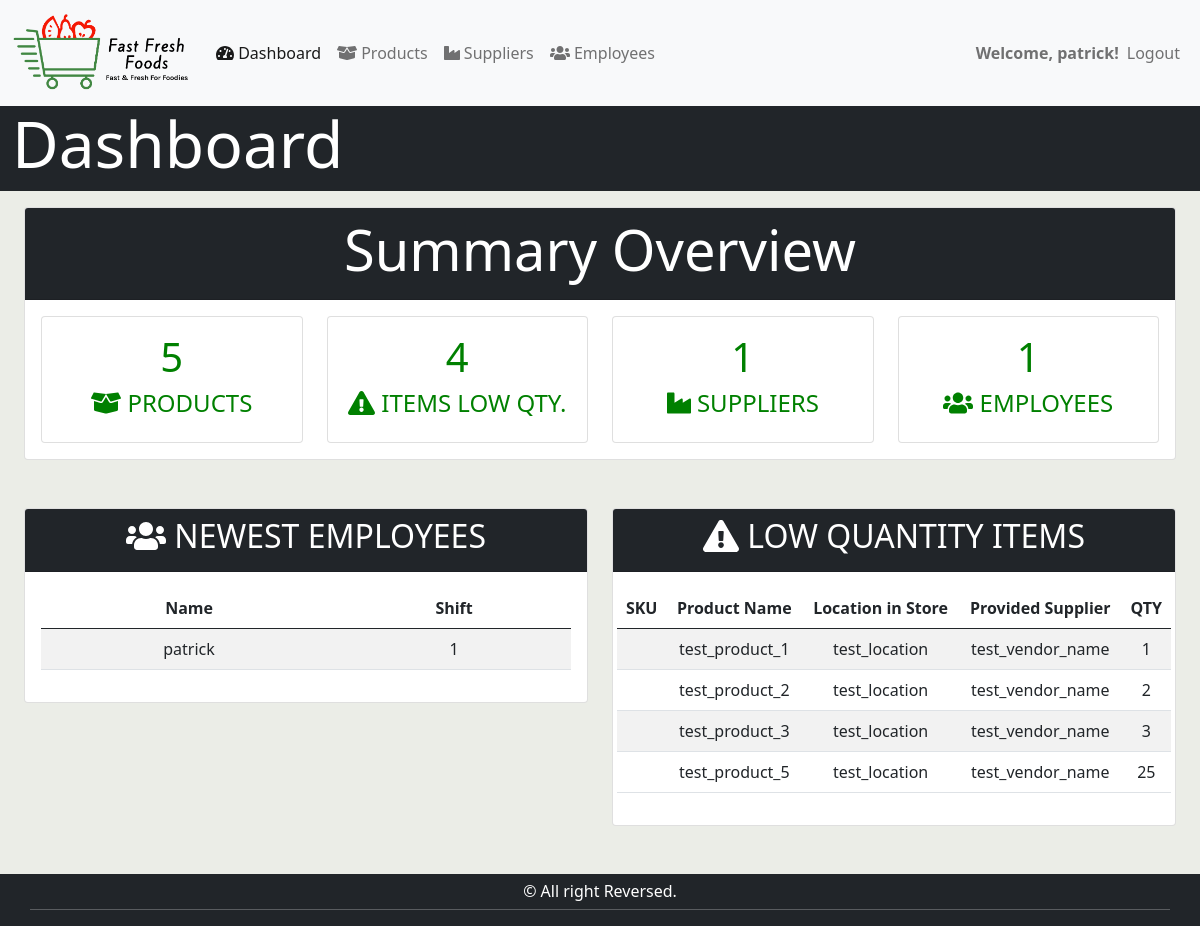
The app's page /views/dashboard.php (signed in), older data.
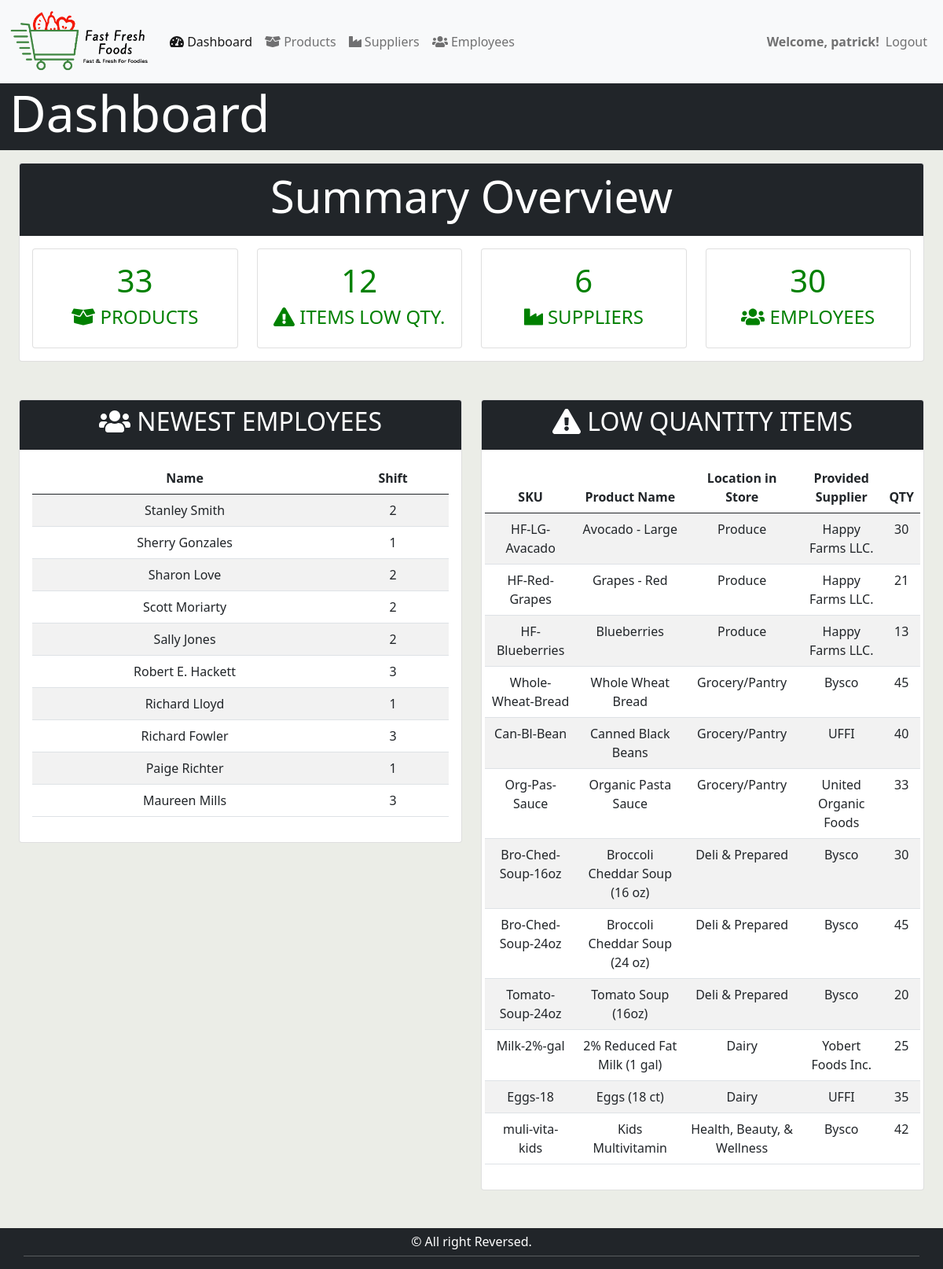
The same page, newer data.
### tables this page shows
CREATE TABLE `employees` (
  `ID` int(11) NOT NULL,
  `employee_name` varchar(50) NOT NULL,
  `employee_shift` int(11) NOT NULL,
  `employee_position` int(11) NOT NULL
);

CREATE TABLE `products` (
  `ID` int(11) NOT NULL,
  `SKU` varchar(255) NOT NULL,
  `product_name` varchar(50) NOT NULL,
  `product_location` int(11) NOT NULL,
  `product_vendor` int(11) NOT NULL,
  `product_quant` int(11) NOT NULL
);

CREATE TABLE `store_locations` (
  `ID` int(11) NOT NULL,
  `location_name` varchar(50) NOT NULL
);

CREATE TABLE `vendors` (
  `ID` int(11) NOT NULL,
  `vendor_name` varchar(50) NOT NULL,
  `vendor_address` varchar(50) NOT NULL,
  `vendor_representative` varchar(50) NOT NULL,
  `vendor_representative_phone` varchar(50) NOT NULL
);

### views/dashboard.php (the view, shortened to what the changed rows need)
<?php
if (isset($_SESSION["sessionID"])) {
    require "../controller/Database.ref.php"; ?>
<?php require "template/header.php"; ?>
<section role="main" class="container-fluid mt-3 mb-5">
    <div class="container-fluid">
        <div class="row">
            <div class="col-md-12">
                <div class="card text-center mb-5" style="color: green;">
                    <div class="card-header bg-dark text-white">
                        <h1 class="display-4">Summary Overview</h1>
                    </div>
                    <div class="card-body">
                        <div class="row">
                            <div class="col-sm-3">
                                <div class="card text-center">
                                    <div class="card-body">
                                        <?php
                                            $ProductQuery = "SELECT * FROM products";
                                            $ProductResult = mysqli_query($connection, $ProductQuery);
                                            $ProductNum = mysqli_num_rows($ProductResult); ?>
                                        <h3 class="display-6"><?php echo $ProductNum ?></h3>
                                        <h4><i class="fas fa-box-open"></i> PRODUCTS</h4>
                                    </div>
                                </div>
                            </div>
                            <div class="col-sm-3">
                                <div class="card text-center">
                                    <div class="card-body">
                                        <?php
                                            $LowProductQuery = "SELECT * FROM products WHERE product_quant <= 45";
                                            $LowProductResult = mysqli_query($connection, $LowProductQuery);
                                            $LowProductNum = mysqli_num_rows($LowProductResult); ?>
                                        <h3 class="display-6"><?php echo $LowProductNum ?></h3>
                                        <h4><i class="fas fa-exclamation-triangle"></i> ITEMS LOW QTY.</h4>
                                    </div>
                                </div>
                            </div>
                            <div class="col-sm-3">
                                <div class="card text-center">
                                    <div class="card-body">
                                        <?php
                                            $VendorQuery = "SELECT * FROM vendors";
                                            $VendorResult = mysqli_query($connection, $VendorQuery);
                                            $VendorNum = mysqli_num_rows($VendorResult); ?>
                                        <h3 class="display-6"><?php echo $VendorNum ?></h3>
                                        <h4><i class="fas fa-industry"></i> SUPPLIERS</h4>
                                    </div>
                                </div>
                            </div>
                            <div class="col-sm-3">
                                <div class="card text-center">
                                    <div class="card-body">
                                        <?php
                                            $EmployeeQuery = "SELECT * FROM employees";
                                            $EmployeeResult = mysqli_query($connection, $EmployeeQuery);
                                            $EmployeeNum = mysqli_num_rows($EmployeeResult); ?>
                                        <h3 class="display-6"><?php echo $EmployeeNum ?></h3>
                                        <h4><i class="fas fa-users"></i> EMPLOYEES</h4>
                                    </div>
                                </div>
                            </div>
                        </div>
                    </div>
                </div>
            </div>
            <div class="col-md-6">
                <div class="card text-center">
                    <div class="card-header bg-dark text-white">
                        <h2><i class="fas fa-users"></i> NEWEST EMPLOYEES</h3>
                    </div>
                    <div class="card-body">
                        <div class="row">
                            <div class="table-responsive-md">
                                <table id="employeeTable" class="table table-hover table-striped">
                                    <thead>
                                        <tr>
                                            <th scope="col">Name</th>
                                            <th scope="col">Shift</th>
                                        </tr>
                                    </thead>
                                    <tbody>
                                        <?php
                                            $join = "SELECT employees.employee_name, employees.employee_shift FROM employees
                                            ORDER BY employees.employee_name DESC LIMIT 10";
                                            $result = mysqli_query($connection, $join);
                                            if ($result) {
                                                if (mysqli_num_rows($result) > 0) {
                                                    while ($employee = mysqli_fetch_assoc($result)) {
                                            ?>
                                        <tr>
                                            <td><?php echo $employee['employee_name'] ?></td>
                                            <td><?php echo $employee['employee_shift'] ?></td>
                                        </tr>
                                        <?php
                                                    }
                                                }
                                            }
                                            ?>
                                    </tbody>
                                </table>
                            </div>
                        </div>
                    </div>
                </div>
            </div>
            <div class="col-md-6">
                <div class="card text-center">
                    <div class="card-header bg-dark text-white">
                        <h2><i class="fas fa-exclamation-triangle"></i> LOW QUANTITY ITEMS</h3>
                    </div>
                    <div class="card-body">
                        <div class="row">
                            <table id="productTable" class="table table-hover table-striped">
                                <thead>
                                    <tr>
                                        <th scope="col">SKU</th>
                                        <th scope="col">Product Name</th>
                                        <th scope="col">Location in Store</th>
                                        <th scope="col">Provided Supplier</th>
                                        <th scope="col">QTY</th>
                                    </tr>
                                </thead>
                                <tbody>
                                    <?php
                                        $join = "SELECT products.SKU, products.product_name, products.product_quant, store_locations.location_name, vendors.vendor_name
                                FROM products
                                INNER JOIN store_locations ON products.product_location = store_locations.ID
                                INNER JOIN vendors ON products.product_vendor = vendors.ID
                                WHERE products.product_quant <=45";
                                        $result = mysqli_query($connection, $join);
                                        if ($result) {
                                            if (mysqli_num_rows($result) > 0) {
                                                while ($product = mysqli_fetch_assoc($result)) {
                                        ?>
                                    <tr>
                                        <td><?php echo $product['SKU'] ?></td>
                                        <td><?php echo $product['product_name'] ?></td>
                                        <td><?php echo $product['location_name'] ?></td>
                                        <td><?php echo $product['vendor_name'] ?></td>
                                        <td><?php echo $product['product_quant'] ?></td>
                                    </tr>
                                    <?php
                                                }
                                            }
                                        }
                                        ?>
                                </tbody>
                            </table>
                        </div>
                    </div>
                </div>
            </div>
        </div>
</section>
<?php require "template/footer.php"; ?>
<?php
} else {
    header("Location: ../index.php");
    exit();
}
?>

Row changes from the older to the newer data that the page shows:
removed employees: employee_name "patrick", employee_shift "1"
removed products: product_name "test_product_1", product_location.location_name "test_location", product_vendor.vendor_name "test_vendor_name", product_quant "1"
removed products: product_name "test_product_2", product_location.location_name "test_location", product_vendor.vendor_name "test_vendor_name", product_quant "2"
removed products: product_name "test_product_3", product_location.location_name "test_location", product_vendor.vendor_name "test_vendor_name", product_quant "3"
removed products: product_name "test_product_5", product_location.location_name "test_location", product_vendor.vendor_name "test_vendor_name", product_quant "25"
added employees: employee_name "Stanley Smith", employee_shift "2"
added employees: employee_name "Sherry Gonzales", employee_shift "1"
added employees: employee_name "Sharon Love", employee_shift "2"
added employees: employee_name "Scott Moriarty", employee_shift "2"
added employees: employee_name "Sally Jones", employee_shift "2"
added employees: employee_name "Robert E. Hackett", employee_shift "3"
added employees: employee_name "Richard Lloyd", employee_shift "1"
added employees: employee_name "Richard Fowler", employee_shift "3"
added employees: employee_name "Paige Richter", employee_shift "1"
added employees: employee_name "Maureen Mills", employee_shift "3"
added products: SKU "HF-LG-Avacado", product_name "Avocado - Large", product_location.location_name "Produce", product_vendor.vendor_name "Happy Farms LLC.", product_quant "30"
added products: SKU "HF-Red-Grapes", product_name "Grapes - Red", product_location.location_name "Produce", product_vendor.vendor_name "Happy Farms LLC.", product_quant "21"
added products: SKU "HF-Blueberries", product_name "Blueberries", product_location.location_name "Produce", product_vendor.vendor_name "Happy Farms LLC.", product_quant "13"
added products: SKU "Whole-Wheat-Bread", product_name "Whole Wheat Bread", product_location.location_name "Grocery/Pantry", product_vendor.vendor_name "Bysco", product_quant "45"
added products: SKU "Can-Bl-Bean", product_name "Canned Black Beans", product_location.location_name "Grocery/Pantry", product_vendor.vendor_name "UFFI", product_quant "40"
added products: SKU "Org-Pas-Sauce", product_name "Organic Pasta Sauce", product_location.location_name "Grocery/Pantry", product_vendor.vendor_name "United Organic Foods", product_quant "33"
added products: SKU "Bro-Ched-Soup-16oz", product_name "Broccoli Cheddar Soup (16 oz)", product_location.location_name "Deli & Prepared", product_vendor.vendor_name "Bysco", product_quant "30"
added products: SKU "Bro-Ched-Soup-24oz", product_name "Broccoli Cheddar Soup (24 oz)", product_location.location_name "Deli & Prepared", product_vendor.vendor_name "Bysco", product_quant "45"
added products: SKU "Tomato-Soup-24oz", product_name "Tomato Soup (16oz)", product_location.location_name "Deli & Prepared", product_vendor.vendor_name "Bysco", product_quant "20"
added products: SKU "Milk-2%-gal", product_name "2% Reduced Fat Milk (1 gal)", product_location.location_name "Dairy", product_vendor.vendor_name "Yobert Foods Inc.", product_quant "25"
added products: SKU "Eggs-18", product_name "Eggs (18 ct)", product_location.location_name "Dairy", product_vendor.vendor_name "UFFI", product_quant "35"
added products: SKU "muli-vita-kids", product_name "Kids Multivitamin", product_location.location_name "Health, Beauty, & Wellness", product_vendor.vendor_name "Bysco", product_quant "42"
Text that changed along with them:
$ProductNum: "5" → "33"
$LowProductNum: "4" → "12"
$VendorNum: "1" → "6"
$EmployeeNum: "1" → "30"
